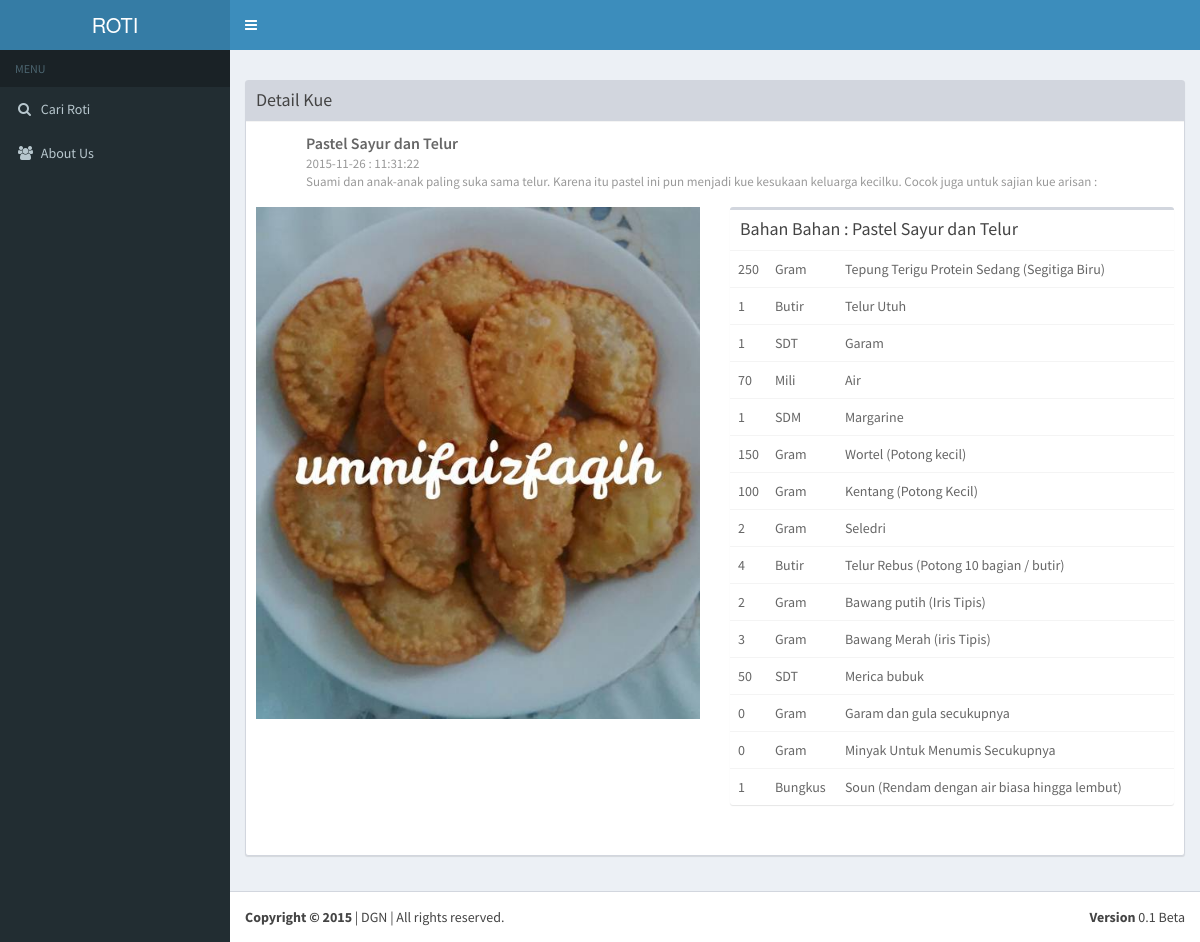
The app's page /roti/detail.php?id=15 with its own data.
### tables this page shows
CREATE TABLE IF NOT EXISTS `cake` (
  `id_cake` int(11) NOT NULL AUTO_INCREMENT,
  `id_user` int(11) NOT NULL,
  `nama_cake` varchar(35) NOT NULL,
  `jam` time NOT NULL,
  `tgl` date NOT NULL,
  `gambar` text NOT NULL,
  `deskripsi` text NOT NULL,
  PRIMARY KEY (`id_cake`)
);

CREATE TABLE IF NOT EXISTS `bahan` (
  `id_bahan` int(11) NOT NULL AUTO_INCREMENT,
  `id_cake` int(11) NOT NULL,
  `nama_bahan` varchar(50) NOT NULL,
  `jumlah_bahan` int(11) NOT NULL,
  `satuan_bahan` varchar(25) NOT NULL,
  PRIMARY KEY (`id_bahan`)
);

### roti/detail.php (the view, shortened to what this page needs)
<?php
$id = $_GET['id'];
$query = "SELECT * FROM cake WHERE id_cake='$id'";
$quer = "SELECT * FROM bahan WHERE id_cake='$id'";
$result = mysql_query($query);
$resul = mysql_query($quer);
$row = mysql_fetch_array($result);
?>
<!DOCTYPE html>
<html>
  <head>
    <link rel="stylesheet" href="bootstrap/css/bootstrap.min.css">
    <link rel="stylesheet" href="https://maxcdn.bootstrapcdn.com/font-awesome/4.4.0/css/font-awesome.min.css">
    <link rel="stylesheet" href="https://code.ionicframework.com/ionicons/2.0.1/css/ionicons.min.css">
    <link rel="stylesheet" href="dist/css/AdminLTE.min.css">
    <link rel="stylesheet" href="dist/css/skins/_all-skins.min.css">
    <link rel="stylesheet" href="plugins/bootstrap-wysihtml5/bootstrap3-wysihtml5.min.css">
  </head>
  <body class="hold-transition skin-blue sidebar-mini">
    <div class="wrapper">
      <header class="main-header">
        <a href="index.php" class="logo">
          <span class="logo-lg">ROTI</span>
        </a>
        <nav class="navbar navbar-static-top" role="navigation">
          <a href="#" class="sidebar-toggle" data-toggle="offcanvas" role="button">
          </a>
        </nav>
      </header>
      <aside class="main-sidebar">
        <section class="sidebar">
          <ul class="sidebar-menu">
            <li class="header">  MENU</li>
            <li class="treeview">
              <a href="index.php">
                <i class="fa fa-search"></i> <span>Cari Roti</span> <i class=" pull-right"></i>
              </a>
            </li>
            <li class="treeview">
              <a href="about.php">
                <i class="fa fa-users"></i> <span>About Us</span> <i class=" pull-right"></i>
              </a>
            </li>
          </ul>
        </section>
      </aside>
      <div class="content-wrapper">
        <section class="content-header">
        </section>
          <section class="content">
              <div class="row">
                  <div class="col-lg-12">
                      <div class="box box-default box-solid">
                          <div class="box-header with-border">
                              <h3 class="box-title">Detail Kue</h3>
                          </div>
                          <div class="box-body">
                            <div class="post">
                              <div class='user-block'>
                                <span class='username'><?php echo $row['nama_cake'] ?></span>
                                <span class='description'><?php echo $row['tgl']." : ".$row['jam']; ?></span>
                                <span class='description'><?php echo $row['deskripsi'] ?></span>
                              </div>
                              <div class='row margin-bottom'>
                                <div class='col-sm-6'>
                                  <img class='img-responsive' src='dist/img/roti/<?php echo $row['gambar'] ?>' alt='Photo'>
                                </div>
                                <div class='col-sm-6'>
                                <div class="row">
                                 <div class="col-xs-12">
                                   <div class="box">
                                     <div class="box-header">
                                       <h3 class="box-title">Bahan Bahan : <?php echo $row['nama_cake'] ?></h3>
                                     </div>
                                     <div class="box-body table-responsive no-padding">
                                       <table class="table table-hover">
                                           <?php
                                           while($r = mysql_fetch_array($resul)){
                                               echo "<tr>"
                                                       . "<td style='width:20px;'>".$r['jumlah_bahan']."</td>"
                                                       . "<td style='width:70px;'>";
                                                            if($r['satuan_bahan']==1){
                                                                echo "Gram";
                                                            }
                                                            elseif($r['satuan_bahan']==2){
                                                                echo "Mili";
                                                            }
                                                            elseif($r['satuan_bahan']==3){
                                                                echo "Butir";
                                                            }
                                                            elseif($r['satuan_bahan']==4){
                                                                echo "SDT";
                                                            }
                                                            elseif($r['satuan_bahan']==5){
                                                                echo "SDM";
                                                            }
                                                            elseif($r['satuan_bahan']==6){
                                                                echo "Bungkus";
                                                            }
                                                    echo "</td>"
                                                       . "<td>".$r['nama_bahan']."</td>"
                                                       . "</tr>";
                                           }
                                           ?>
                                       </table>
                                     </div>
                                   </div>
                                 </div>
                                </div>
                                </div>
                              </div>
                            </div>
                          </div>
                      </div>
                  </div>
              </div>
          </section>
      </div>
      <footer class="main-footer">
        <div class="pull-right hidden-xs">
          <b>Version</b> 0.1 Beta
        </div>
        <strong>Copyright &copy; 2015 </strong>| DGN | All rights reserved.
      </footer>
    </div>
  </body>
</html>

### records on screen
cake: nama_cake "Pastel Sayur dan Telur", tgl "2015-11-26", jam "11:31:22", deskripsi "Suami dan anak-anak paling suka sama telur. Karena itu pastel ini pun menjadi kue kesukaan keluarga kecilku. Cocok juga untuk sajian kue arisan :", gambar (picture)
bahan: jumlah_bahan "250", satuan_bahan "Gram", nama_bahan "Tepung Terigu Protein Sedang (Segitiga Biru)"
bahan: jumlah_bahan "1", satuan_bahan "Butir", nama_bahan "Telur Utuh"
bahan: jumlah_bahan "1", satuan_bahan "SDT", nama_bahan "Garam"
bahan: jumlah_bahan "70", satuan_bahan "Mili", nama_bahan "Air"
bahan: jumlah_bahan "1", satuan_bahan "SDM", nama_bahan "Margarine"
bahan: jumlah_bahan "150", satuan_bahan "Gram", nama_bahan "Wortel (Potong kecil)"
bahan: jumlah_bahan "100", satuan_bahan "Gram", nama_bahan "Kentang (Potong Kecil)"
bahan: jumlah_bahan "2", satuan_bahan "Gram", nama_bahan "Seledri"
bahan: jumlah_bahan "4", satuan_bahan "Butir", nama_bahan "Telur Rebus (Potong 10 bagian / butir)"
bahan: jumlah_bahan "2", satuan_bahan "Gram", nama_bahan "Bawang putih (Iris Tipis)"
bahan: jumlah_bahan "3", satuan_bahan "Gram", nama_bahan "Bawang Merah (iris Tipis)"
bahan: jumlah_bahan "50", satuan_bahan "SDT", nama_bahan "Merica bubuk"
bahan: jumlah_bahan "0", satuan_bahan "Gram", nama_bahan "Garam dan gula secukupnya"
bahan: jumlah_bahan "0", satuan_bahan "Gram", nama_bahan "Minyak Untuk Menumis Secukupnya"
bahan: jumlah_bahan "1", satuan_bahan "Bungkus", nama_bahan "Soun (Rendam dengan air biasa hingga lembut)"
